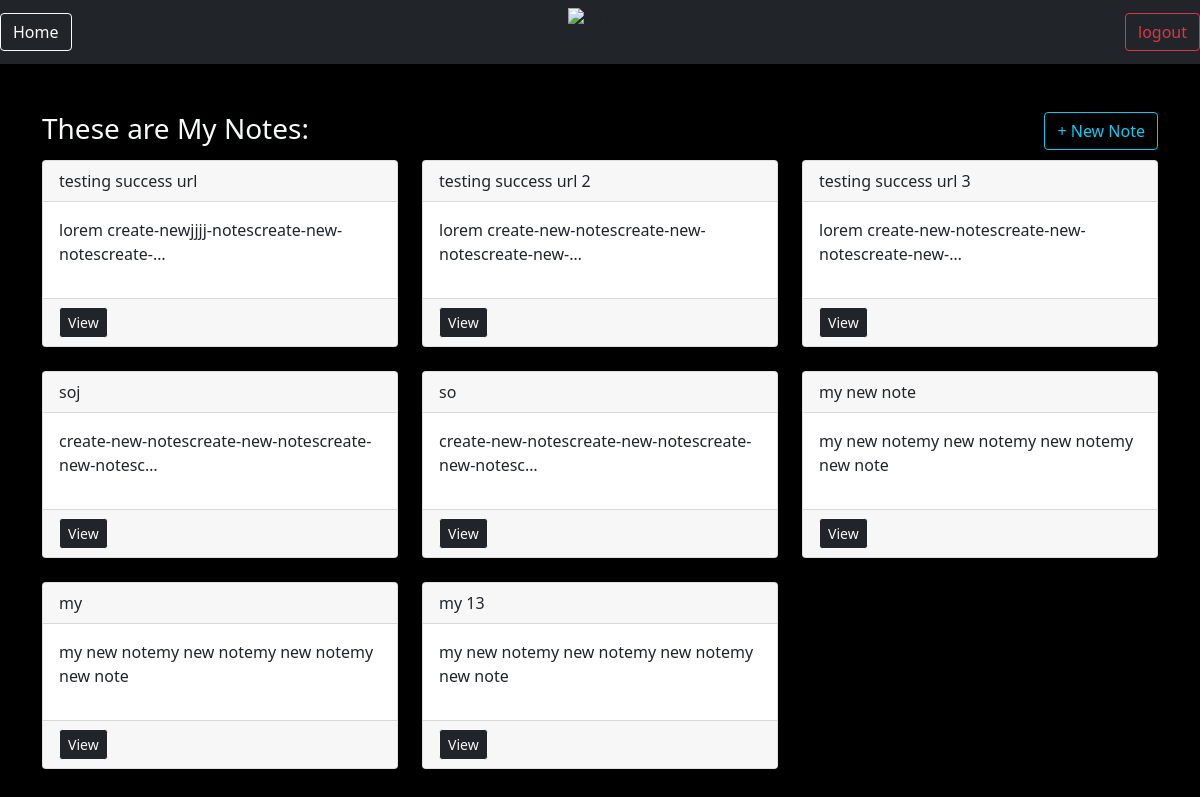
/mit/notes/ (signed in), run on an earlier commit of the app's database.
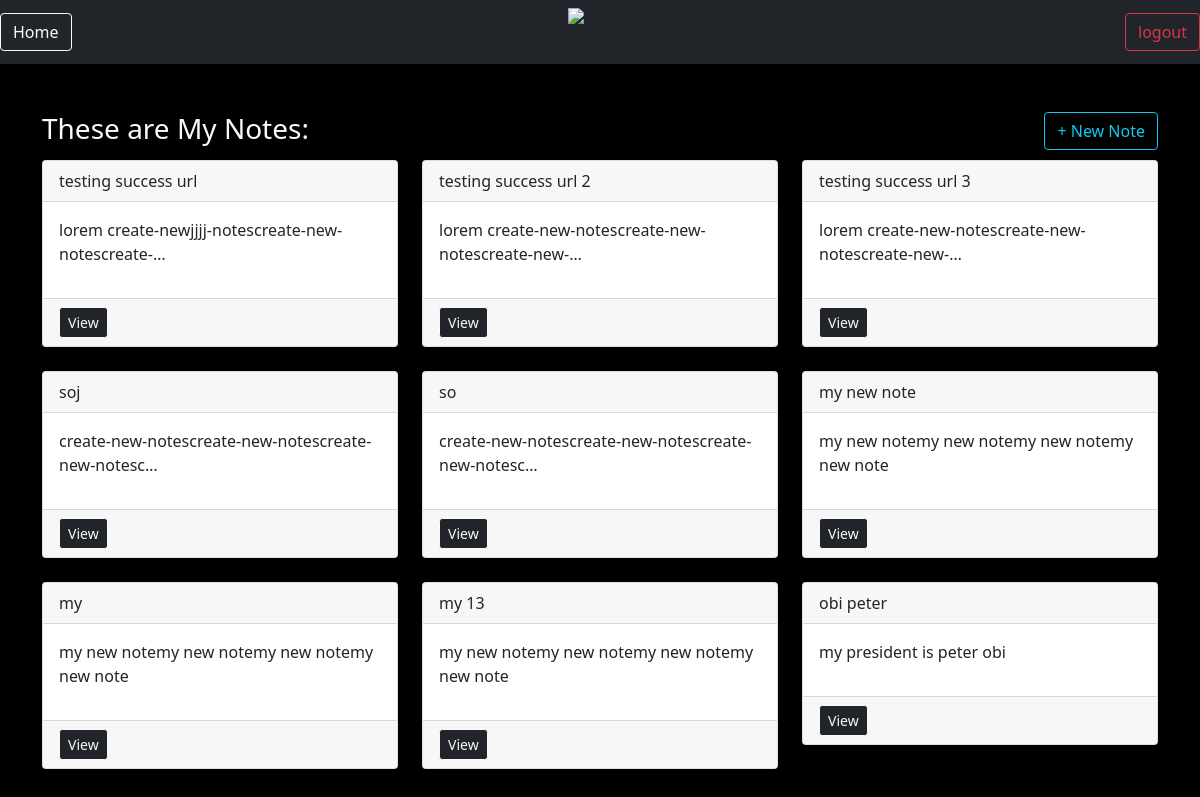
And on a later commit of the database.
### notes/models.py (models this page shows)
class Notes(models.Model):
    title = models.CharField(max_length=200)
    text = models.TextField()
    created = models.DateTimeField(auto_now_add=True)
    User = models.ForeignKey(User, on_delete=models.CASCADE, related_name='notes')

### notes/views.py (the view)
# urls.py: path('notes/', views.NotesListView.as_view(), name='my-notes'),
class NotesListView(LoginRequiredMixin, ListView):
    model = Notes
    context_object_name = 'notes'
    login_url = '/login'
    def get_queryset(self):
        return self.request.user.notes.all()

### notes/templates/notes/notes_list.html
{% extends 'base.html' %}
{% load static %}
{% block content %}
<div class="row">
    <div class="col">
        <div class="notes_list_heading text-center mb-5">
            <h1 class="fs-3 text-light float-start">These are My Notes:</h1>
            <a href="{% url 'new-notes' %}" class="btn btn-outline-info float-end" >+ New Note</a>
        </div>
    </div>
</div>
<div class="row">
    {% for note in notes%}
    <div class="col-md-4">
        <div class="card mb-4">
            <div class="card-header">{{note.title}}</div>
            <div class="card-body">
                <p>{{note.text|truncatechars:50}}</p>
            </div>
            <div class="card-footer">
                <a href="{% url 'my-notes-detail' pk=note.id %}" class="btn btn-dark btn-outline-light btn-sm">View</a>
            </div>
        </div>
    </div>
    {% endfor %}
</div>
{% endblock %}

### static/templates/base.html (shortened to what this page needs)
{% load static %}
<!DOCTYPE html>
<html lang="en">
<head>
    <link rel="stylesheet" href="https://cdn.jsdelivr.net/npm/bootstrap@5.0.2/dist/css/bootstrap.min.css">
</head>
<body style="background-color: black">
    <nav class="navbar navbar-dark bg-dark">
        {% if user.is_authenticated %}
            <a href="{% url 'home' %}" class="btn btn-outline-light" >Home</a>
            <img src="https://cdn.mitmh2024.com/_next/static/assets/public/b2ae3c886333e8fa.png" alt="MIT Logo" width="60">
            <form method="POST" action="{% url 'logout' %}">
                <button class="btn btn-outline-danger" >logout</button>
            </form>
        {% else %}
            <a href="{% url 'login' %}" class="btn btn-outline-success" >login</a>
                <img src="https://cdn.mitmh2024.com/_next/static/assets/public/b2ae3c886333e8fa.png" alt="MIT Logo" width="60">
            <a href="{% url 'signup' %}" class="btn btn-outline-warning" >Signup</a>
        {% endif %}
    </nav>
    <div class="container my-5">
        {% block content %}
        {% endblock content %}
    </div>
</body>
</html>

What changed in the data, as far as the page shows it:
added Notes: title "obi peter", text "my president is peter obi"
